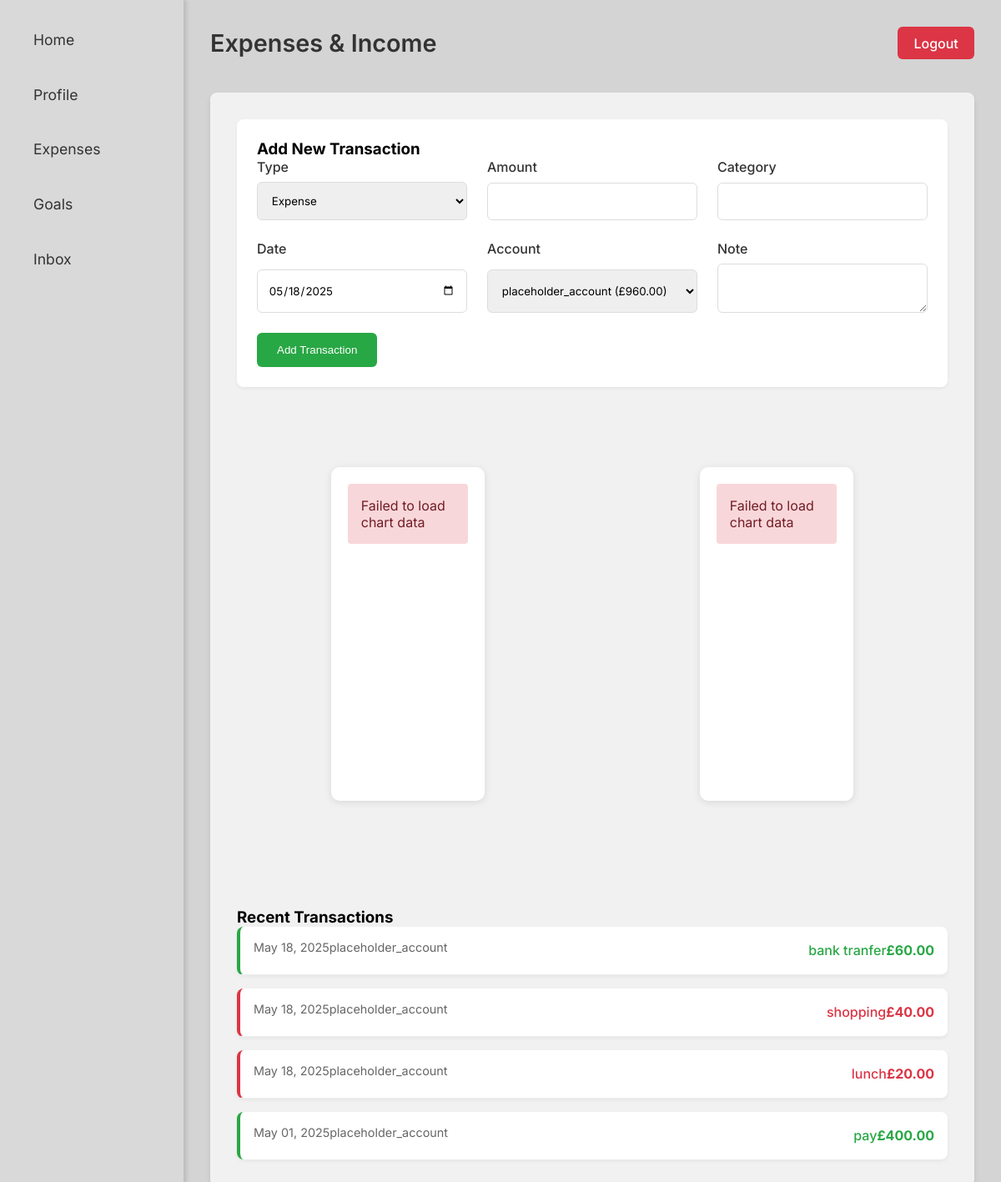
The app's page /expense_and_income.php (signed in) with its own data.
### tables this page shows
CREATE TABLE `transactions` (
  `transaction_id` int(11) NOT NULL,
  `account_id` int(11) NOT NULL,
  `amount` decimal(10,2) DEFAULT NULL,
  `category` varchar(50) DEFAULT NULL,
  `type` enum('income','expense') DEFAULT NULL,
  `date` date DEFAULT NULL,
  `note` text DEFAULT NULL
);

CREATE TABLE `accounts` (
  `account_id` int(11) NOT NULL,
  `user_id` int(11) NOT NULL,
  `account_name` varchar(100) DEFAULT NULL,
  `balance` decimal(12,2) DEFAULT 0.00,
  `type` enum('bank','cash') DEFAULT NULL
);

### expense_and_income.php (the view, shortened to what this page needs)
<?php
require_once 'config.php';
$accounts = $conn->prepare("SELECT account_id, account_name, balance
                          FROM Accounts WHERE user_id = ?");
$accounts->bind_param("i", $_SESSION['user_id']);
$accounts->execute();
$account_result = $accounts->get_result();
$transactions = $conn->prepare("SELECT t.*, a.account_name
                              FROM Transactions t
                              JOIN Accounts a ON t.account_id = a.account_id
                              WHERE a.user_id = ?
                              ORDER BY t.date DESC LIMIT 10");
$transactions->bind_param("i", $_SESSION['user_id']);
$transactions->execute();
$transactions_result = $transactions->get_result();
?>
<!DOCTYPE html>
<html lang="en">
<head>
    <link rel="stylesheet" href="main.css">
</head>
<body>
    <div class="dashboard-grid">
        <nav class="sidebar">
            <div class="sidebar-inner">
                <a href="dashboard.php">Home</a>
                <a href="profile.php">Profile</a>
                <a href="expense_and_income.php">Expenses</a>
                <a href="goals.php">Goals</a>
                <a href="inbox.php">Inbox</a>
            </div>
        </nav>
        <main class="content-area">
            <div class="dashboard-header">
                <span class="dashboard-title">Expenses & Income</span>
                <a href="logout.php" class="logout-btn">Logout</a>
            </div>
            <div class="content-white">
                <div class="transaction-form-section">
                    <h3>Add New Transaction</h3>
                    <form method="POST">
                        <div class="form-columns">
                            <div class="form-group">
                                <label>Type</label>
                                <select name="type" required>
                                    <option value="expense">Expense</option>
                                </select>
                            </div>
                            <div class="form-group">
                                <label>Amount</label>
                                <input type="number" step="0.01" name="amount" required>
                            </div>
                            <div class="form-group">
                                <label>Category</label>
                                <input type="text" name="category" required>
                            </div>
                            <div class="form-group">
                                <label>Date</label>
                                <input type="date" name="date" value="<?= date('Y-m-d') ?>" required>
                            </div>
                            <div class="form-group">
                                <label>Account</label>
                                <select name="account_id" required>
                                    <?php if($account_result->num_rows > 0): ?>
                                        <?php while($account = $account_result->fetch_assoc()): ?>
                                            <option value="<?= $account['account_id'] ?>">
                                                <?= htmlspecialchars($account['account_name']) ?>
                                                (£<?= number_format($account['balance'], 2) ?>)
                                            </option>
                                        <?php endwhile; ?>
                                    <?php else: ?>
                                        <option disabled>No accounts found</option>
                                    <?php endif; ?>
                                </select>
                            </div>
                            <div class="form-group">
                                <label>Note</label>
                                <textarea name="note" rows="2"></textarea>
                            </div>
                        </div>
                        <button type="submit" class="submit-btn">Add Transaction</button>
                    </form>
                </div>
                <div class="charts-container">
                    <div class="chart-box">
                    </div>
                    <div class="chart-box">
                    </div>
                </div>
                <div class="recent-transactions">
                    <h3>Recent Transactions</h3>
                    <div class="transactions-list">
                        <?php if($transactions_result->num_rows > 0): ?>
                            <?php while($transaction = $transactions_result->fetch_assoc()): ?>
                            <div class="transaction-item <?= $transaction['type'] ?>">
                                <div class="transaction-header">
                                    <span><?= date('M d, Y', strtotime($transaction['date'])) ?></span>
                                    <span class="account-name"><?= htmlspecialchars($transaction['account_name']) ?></span>
                                </div>
                                <div class="transaction-details">
                                    <span class="category"><?= htmlspecialchars($transaction['category']) ?></span>
                                    <span class="amount">£<?= number_format($transaction['amount'], 2) ?></span>
                                </div>
                            </div>
                            <?php endwhile; ?>
                        <?php else: ?>
                            <div class="empty-state">No transactions found</div>
                        <?php endif; ?>
                    </div>
                </div>
            </div>
        </main>
    </div>
</body>
</html>

### main.css (style rules this page uses)
* { margin: 0; padding: 0; box-sizing: border-box; }
body { font-family: 'Inter', sans-serif; height: 100vh; overflow: hidden; }
.dashboard-grid { display: grid; grid-template-columns: 220px 1fr; grid-template-rows: 100vh; background: rgb(212, 212, 212); }
.sidebar { background: rgba(217,217,217,1); box-shadow: 4px 0 4px rgba(0, 0, 0, 0.1); padding: 1.5rem 0; }
.content-area { padding: 2rem; display: flex; flex-direction: column; gap: 1.5rem; overflow-y: auto; }
.dashboard-header { display: flex; justify-content: space-between; align-items: center; margin-bottom: 1rem; }
.dashboard-title { font-size: 1.8rem; font-weight: 600; color: #333; }
.content-white { background: #f1f1f1; border-radius: 8px; box-shadow: 0 4px 6px rgba(0, 0, 0, 0.1); padding: 2rem; flex: 1; display: flex; flex-direction: column; gap: 2rem; }
.chart-box { width: 45%; }
.sidebar-inner { display: flex; flex-direction: column; gap: 1.2rem; padding: 0 1.5rem; }
.sidebar a { color: #333; text-decoration: none; font-size: 1.1rem; padding: 0.8rem 1rem; border-radius: 6px; transition: all 0.2s ease; }
.logout-btn { background: #dc3545; color: white; padding: 0.6rem 1.2rem; border-radius: 6px; text-decoration: none; font-weight: 500; }
.transaction-item { display: flex; justify-content: space-between; padding: 0.5rem 0; border-bottom: 1px solid #eee; }
.income { color: #28a745; }
.expense { color: #dc3545; }
.transaction-item:last-child, .budget-item:last-child { border-bottom: none; }
.form-group { display: grid; gap: 0.5rem; }
.form-group label { font-weight: 500; color: #333; }
.form-group input, .form-group select { padding: 0.8rem; border: 1px solid #ddd; border-radius: 6px; font-family: 'Inter', sans-serif; }
.submit-btn { background: #28a745; color: white; padding: 0.8rem 1.5rem; border: none; border-radius: 6px; cursor: pointer; font-weight: 500; transition: background 0.2s; }
.transaction-form-section { margin-bottom: 2rem; padding: 1.5rem; background: white; border-radius: 8px; box-shadow: 0 2px 4px rgba(0,0,0,0.05); }
.form-columns { display: grid; grid-template-columns: repeat(auto-fit, minmax(200px, 1fr)); gap: 1.5rem; margin-bottom: 1.5rem; }
.charts-container { display: grid; grid-template-columns: repeat(auto-fit, minmax(300px, 1fr)); gap: 2rem; margin: 2rem 0; justify-items: center; }
.chart-box { background: white; padding: 1.5rem; border-radius: 8px; box-shadow: 0 2px 4px rgba(0,0,0,0.05); height: 300px; }
.recent-transactions { margin-top: 2rem; }
.transactions-list { display: grid; gap: 1rem; }
.transaction-item { padding: 1rem; background: white; border-radius: 8px; box-shadow: 0 2px 4px rgba(0,0,0,0.05); }
.transaction-item.income { border-left: 4px solid #28a745; }
.transaction-item.expense { border-left: 4px solid #dc3545; }
.transaction-header { display: flex; justify-content: space-between; margin-bottom: 0.5rem; font-size: 0.9rem; color: #666; }
.transaction-details { display: flex; justify-content: space-between; align-items: center; }
.category { font-weight: 500; }
.amount { font-weight: bold; }
textarea { width: 100%; padding: 0.8rem; border: 1px solid #ddd; border-radius: 6px; font-family: 'Inter', sans-serif; resize: vertical; }
.chart-box { position: relative; height: 400px; padding: 20px; background: white; border-radius: 10px; box-shadow: 0 2px 10px rgba(0,0,0,0.1); margin-bottom: 2rem; }

### records on screen
transactions: date "May 18, 2025", account.account_name "placeholder_account", category "bank tranfer", amount "60.00"
transactions: date "May 18, 2025", account.account_name "placeholder_account", category "shopping", amount "40.00"
transactions: date "May 18, 2025", account.account_name "placeholder_account", category "lunch", amount "20.00"
transactions: date "May 01, 2025", account.account_name "placeholder_account", category "pay", amount "400.00"

### other values on screen
form field account_id "placeholder_account (£960.00)"
